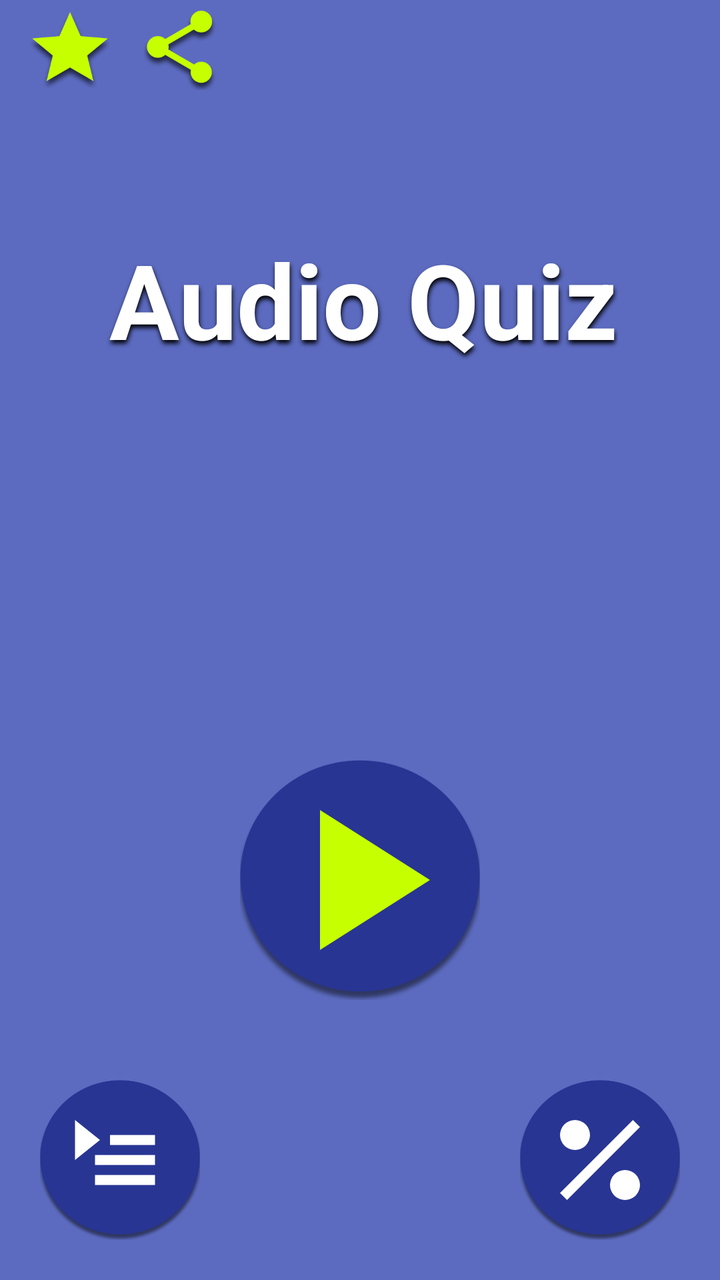
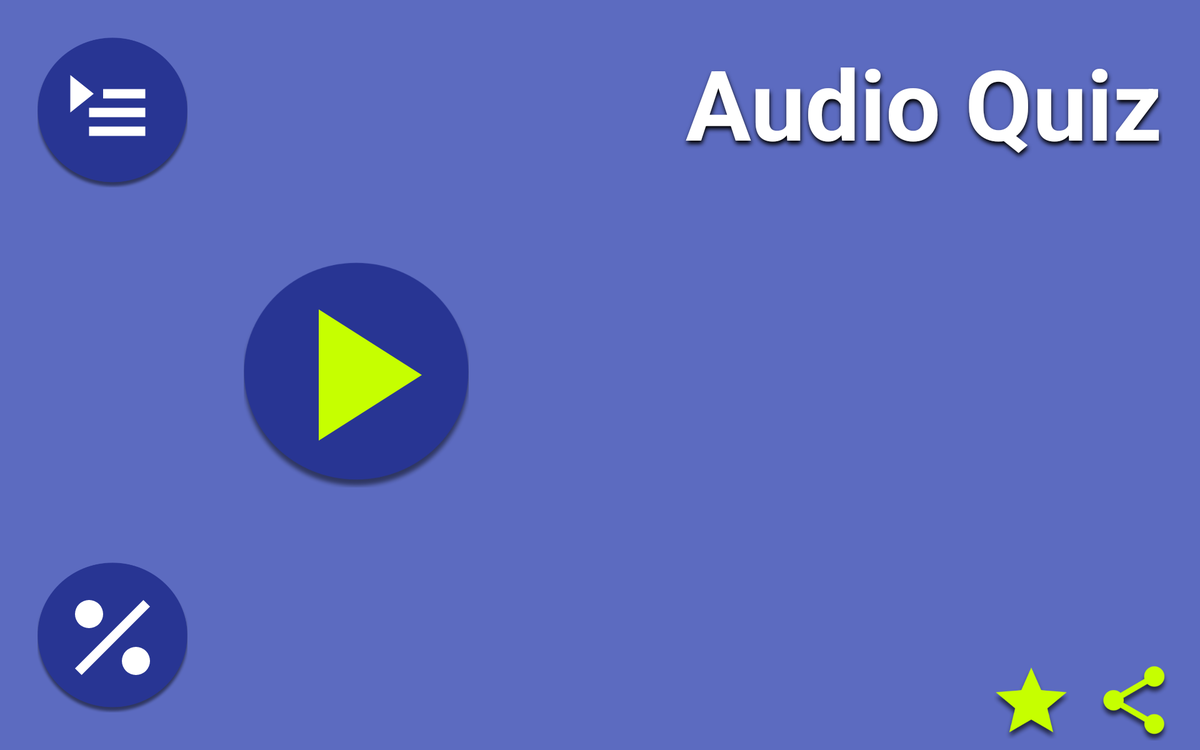

One screen, two layout resources from the same app: the default and the repository's alternative for another configuration. Each is rendered where Android would select it; the XML of both is given below.
<!-- AndroidManifest.xml: application theme AppTheme -->
<!-- res/layout/fragment_start.xml -->
<RelativeLayout
    xmlns:android="http://schemas.android.com/apk/res/android"
    xmlns:app="http://schemas.android.com/apk/res-auto"
    xmlns:tools="http://schemas.android.com/tools"
    android:layout_width="match_parent"
    android:layout_height="match_parent"
    android:clipToPadding="false"
    tools:context="ru.imunit.maquiz.fragments.StartFragment">

    <ImageButton
        android:layout_width="80dp"
        android:layout_height="80dp"
        android:layout_alignParentBottom="true"
        android:layout_alignParentLeft="true"
        android:id="@+id/playlists"
        android:background="@drawable/round_button"
        app:srcCompat="@drawable/playlist_play"
        android:scaleType="fitCenter"
        android:padding="10dp"
        android:layout_margin="20dp"/>

    <ImageButton
        android:layout_width="80dp"
        android:layout_height="80dp"
        android:layout_alignParentBottom="true"
        android:layout_alignParentRight="true"
        android:id="@+id/stats"
        android:background="@drawable/round_button"
        app:srcCompat="@drawable/percent"
        android:scaleType="fitCenter"
        android:padding="10dp"
        android:layout_margin="20dp"/>

    <ImageButton
        android:layout_width="40dp"
        android:layout_height="40dp"
        android:layout_marginTop="5dp"
        android:layout_marginLeft="15dp"
        android:layout_alignParentLeft="true"
        android:id="@+id/rateApp"
        android:background="@android:color/transparent"
        app:srcCompat="@drawable/star_button"
        android:scaleType="fitCenter"/>

    <ImageButton
        android:layout_width="40dp"
        android:layout_height="40dp"
        android:layout_marginTop="5dp"
        android:layout_marginLeft="15dp"
        android:layout_toRightOf="@id/rateApp"
        android:id="@+id/shareApp"
        android:background="@android:color/transparent"
        app:srcCompat="@drawable/share_button"
        android:scaleType="fitCenter" />

    <TextView
        android:id="@+id/textTitle"
        android:layout_width="wrap_content"
        android:layout_height="wrap_content"
        android:layout_below="@id/shareApp"
        android:layout_centerHorizontal="true"
        android:layout_marginTop="70dp"
        android:gravity="center"
        android:textSize="52sp"
        android:textStyle="bold"
        android:textColor="@color/colorForeground"
        style="@style/TextShadow"
        android:text="Audio Quiz" />

    <ImageButton
        android:layout_width="120dp"
        android:layout_height="120dp"
        android:layout_above="@id/playlists"
        android:layout_centerHorizontal="true"
        android:id="@+id/play"
        android:background="@drawable/round_button"
        app:srcCompat="@drawable/ic_play_arrow"
        android:scaleType="fitCenter"
        android:layout_margin="20dp"/>

</RelativeLayout>
<!-- resources referenced by this layout -->
<resources>
  <color name="colorForeground">#FFFFFF</color>
  <!-- drawable ic_play_arrow (drawable) -->
  <vector
      android:width="72dp"
      android:height="72dp"
      android:viewportHeight="24.0"
      android:viewportWidth="24.0"
      xmlns:android="http://schemas.android.com/apk/res/android">
      <path android:fillColor="#C6FF00"
          android:pathData="M8,5v14l11,-7z"/>
  </vector>
  <!-- drawable percent (drawable) -->
  <vector xmlns:android="http://schemas.android.com/apk/res/android"
      android:height="24dp"
      android:width="24dp"
      android:viewportWidth="24"
      android:viewportHeight="24">
      <path android:fillColor="#fff"
          android:pathData="M7,4A3,3 0 0,1 10,7A3,3 0 0,1 7,10A3,3 0 0,1 4,7A3,3 0 0,1 7,4M17,14A3,3 0 0,1 20,17A3,3 0 0,1 17,20A3,3 0 0,1 14,17A3,3 0 0,1 17,14M20,5.41L5.41,20L4,18.59L18.59,4L20,5.41Z" />
  </vector>
  <!-- drawable playlist_play (drawable) -->
  <vector xmlns:android="http://schemas.android.com/apk/res/android"
      android:height="24dp"
      android:width="24dp"
      android:viewportWidth="24"
      android:viewportHeight="24">
      <path android:fillColor="#fff"
          android:pathData="M3,4V12L8,8L3,4M10,7V9H19V7H10M7,11V13H19V11H7M7,15V17H19V15H7Z" />
  </vector>
  <!-- drawable round_button (drawable) -->
  <?xml version="1.0" encoding="utf-8"?>
  <selector xmlns:android="http://schemas.android.com/apk/res/android">
      <item android:state_pressed="false">
          <bitmap android:src="@drawable/circle_sprite" />
      </item>
      <item android:state_pressed="true">
          <bitmap android:src="@drawable/circle_press_sprite" />
      </item>
  </selector>
  <!-- drawable share_button (drawable) -->
  <?xml version="1.0" encoding="utf-8"?>
  <selector xmlns:android="http://schemas.android.com/apk/res/android">
      <item android:state_pressed="false">
          <bitmap android:src="@drawable/share_sprite" />
      </item>
      <item android:state_pressed="true">
          <bitmap android:src="@drawable/share_press_sprite" />
      </item>
  </selector>
  <!-- drawable star_button (drawable) -->
  <?xml version="1.0" encoding="utf-8"?>
  <selector xmlns:android="http://schemas.android.com/apk/res/android">
      <item android:state_pressed="false">
          <bitmap android:src="@drawable/star_sprite" />
      </item>
      <item android:state_pressed="true">
          <bitmap android:src="@drawable/star_press_sprite" />
      </item>
  </selector>
  <style name="TextShadow">
          <item name="android:paddingLeft">4dp</item>
          <item name="android:paddingBottom">4dp</item>
          <item name="android:shadowColor">#000000</item>
          <item name="android:shadowDx">1</item>
          <item name="android:shadowDy">5</item>
          <item name="android:shadowRadius">6</item>
      </style>
  <style name="AppTheme" parent="AppTheme.Base" />
  <!-- drawable circle_sprite: png bitmap (drawable, 17084 bytes) -->
  <!-- drawable circle_press_sprite: png bitmap (drawable, 17728 bytes) -->
  <!-- drawable share_sprite: png bitmap (drawable, 8854 bytes) -->
  <!-- drawable share_press_sprite: png bitmap (drawable, 10397 bytes) -->
  <!-- drawable star_sprite: png bitmap (drawable, 8151 bytes) -->
  <!-- drawable star_press_sprite: png bitmap (drawable, 8375 bytes) -->
  <style name="AppTheme.Base" parent="Theme.AppCompat.NoActionBar">
          <item name="colorPrimary">@color/colorPrimary</item>
          <item name="colorPrimaryDark">@color/colorPrimaryDark</item>
          <item name="colorAccent">@color/colorAccent</item>
          <item name="android:colorBackground">@color/colorBack1</item>
      </style>
  <color name="colorPrimary">#283593</color>
  <color name="colorPrimaryDark">#1A237E</color>
  <color name="colorAccent">#C6FF00</color>
  <color name="colorBack1">#5C6BC0</color>
</resources>
<!-- res/layout-xlarge/fragment_start.xml (the repository's variant of the layout above) -->
<!-- drawn on a large tablet held sideways -->
<RelativeLayout xmlns:android="http://schemas.android.com/apk/res/android"
    xmlns:tools="http://schemas.android.com/tools"
    xmlns:app="http://schemas.android.com/apk/res-auto"
    android:layout_width="match_parent"
    android:layout_height="match_parent"
    android:clipToPadding="false"
    tools:context="ru.imunit.maquiz.fragments.StartFragment">

    
        
        
        
        

    
        
        
        
        
        

    <ImageButton
        android:layout_width="160dp"
        android:layout_height="160dp"
        android:layout_alignParentTop="true"
        android:layout_alignParentLeft="true"
        android:id="@+id/playlists"
        android:background="@drawable/round_button"
        app:srcCompat="@drawable/playlist_play"
        android:scaleType="fitCenter"
        android:padding="20dp"
        android:layout_margin="40dp"/>

    <ImageButton
        android:layout_width="160dp"
        android:layout_height="160dp"
        android:layout_alignParentBottom="true"
        android:layout_alignParentLeft="true"
        android:id="@+id/stats"
        android:background="@drawable/round_button"
        app:srcCompat="@drawable/percent"
        android:scaleType="fitCenter"
        android:padding="20dp"
        android:layout_margin="40dp"/>

    <ImageButton
        android:layout_width="80dp"
        android:layout_height="80dp"
        android:layout_marginBottom="10dp"
        android:layout_marginRight="30dp"
        android:layout_alignParentRight="true"
        android:layout_alignParentBottom="true"
        android:id="@+id/shareApp"
        android:background="@android:color/transparent"
        android:src="@drawable/share_button"
        android:scaleType="fitCenter" />

    <TextView
        android:id="@+id/textTitle"
        android:layout_width="wrap_content"
        android:layout_height="wrap_content"
        android:layout_alignParentRight="true"
        android:layout_centerHorizontal="true"
        android:layout_marginRight="40dp"
        android:layout_marginTop="40dp"
        android:gravity="center"
        android:textSize="104sp"
        android:textStyle="bold"
        android:textColor="@color/colorForeground"
        style="@style/TextShadow"
        android:text="Audio Quiz" />

    <ImageButton
        android:layout_width="80dp"
        android:layout_height="80dp"
        android:layout_marginBottom="10dp"
        android:layout_marginRight="30dp"
        android:layout_toLeftOf="@id/shareApp"
        android:layout_alignParentBottom="true"
        android:id="@+id/rateApp"
        android:background="@android:color/transparent"
        android:src="@drawable/star_button"
        android:scaleType="fitCenter"/>

    <ImageButton
        android:layout_width="240dp"
        android:layout_height="240dp"
        android:layout_toRightOf="@id/playlists"
        android:layout_centerVertical="true"
        android:id="@+id/play"
        android:background="@drawable/round_button"
        app:srcCompat="@drawable/ic_play_arrow"
        android:scaleType="fitCenter"
        android:layout_margin="20dp"/>

</RelativeLayout>
